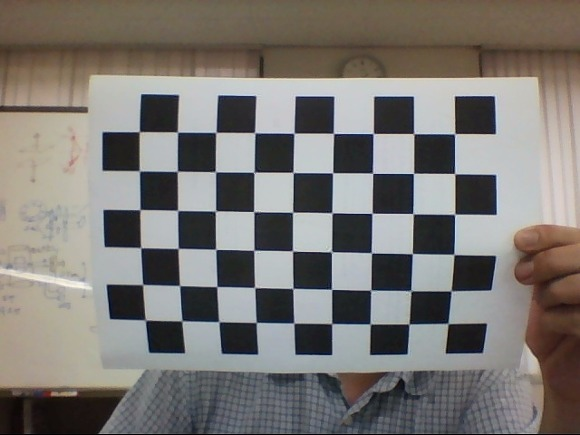
#> input picture VisualOdometry_py/FunctionTest/chessboard.jpg, 580 x 435 px, found by its file name
$ python CameraCalibration.py
#> lines starting #> are read from the running program, lines starting #| are printed output that depends on the picture; after the words box and inside, x2 and y2 are one past the last pixel; in counts of white or black regions, pixels touching at a corner belong together
import numpy as np
import cv2 as cv
import glob

if __name__ == "__main__":
    # termination criteria
    criteria = (cv.TERM_CRITERIA_EPS + cv.TERM_CRITERIA_MAX_ITER, 30, 0.001)

    # prepare object points, like (0,0,0), (1,0,0), (2,0,0) ....,(6,5,0)
    objp = np.zeros((6*9,3), np.float32)
    objp[:,:2] = np.mgrid[0:9,0:6].T.reshape(-1,2)

    # Arrays to store object points and image points from all the images.
    objpoints = [] # 3d point in real world space
    imgpoints = [] # 2d points in image plane.
    img = cv.imread("C:\\Users\\Autonav\\github_repo\\SLAM\\VisualOdometry_py\\FunctionTest\\chessboard.jpg")
#> img is the input picture: shape (435, 580, 3); mean B, G, R 115, 118.8, 122.3
    gray = cv.cvtColor(img, cv.COLOR_BGR2GRAY)
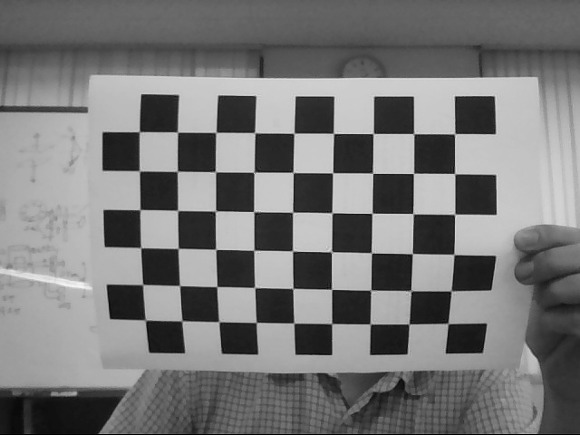
#> gray: shape (435, 580); min 0, max 245, mean 119.4

    # Find the chess board corners
    ret, corners = cv.findChessboardCorners(gray, (9,6), None)
#> ret = True; corners = 54 rows, first 8: [448, 323.4], [409, 324.1], [370.1, 323.8], [331.6, 323.5], [294, 323], [256.3, 322.6], [219.1, 321.9], [182.2, 320.9]

    # If found, add object points, image points (after refining them)
    if ret == True:
        objpoints.append(objp)
        corners2 = cv.cornerSubPix(gray, corners, (11,11), (-1,-1), criteria)
#> corners2 = 54 rows, first 8: [448, 323.5], [408.9, 323.9], [370.2, 323.9], [331.6, 323.6], [293.8, 323.1], [256.2, 322.4], [218.8, 321.7], [181.8, 320.8]
        imgpoints.append(corners2)

    # Draw and display the corners
    cv.drawChessboardCorners(img, (9,6), corners2, ret)
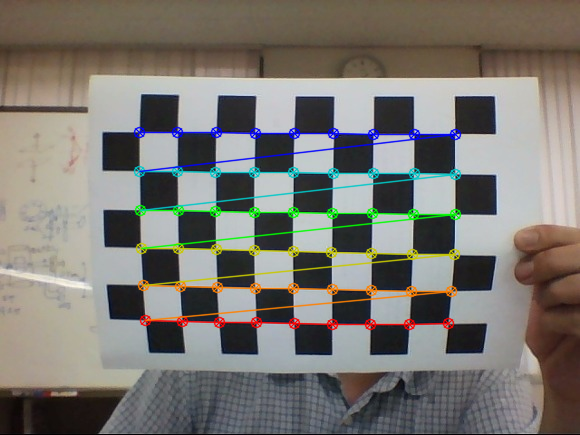
#> img: shape (435, 580, 3); 5.69% of pixels changed, all inside (x1, y1, x2, y2) = (133, 126, 462, 331)
    cv.imshow('img', img)

    cv.waitKey()
    cv.destroyAllWindows()
